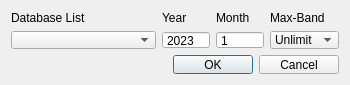
<?xml version="1.0" encoding="UTF-8"?>
<ui version="4.0">
 <author/>
 <comment/>
 <exportmacro/>
 <class>ModelDlg</class>
 <widget class="QDialog" name="ModelDlg">
  <property name="geometry">
   <rect>
    <x>0</x>
    <y>0</y>
    <width>350</width>
    <height>85</height>
   </rect>
  </property>
  <property name="minimumSize">
   <size>
    <width>350</width>
    <height>85</height>
   </size>
  </property>
  <property name="maximumSize">
   <size>
    <width>400</width>
    <height>85</height>
   </size>
  </property>
  <property name="windowTitle">
   <string>Circuit Model</string>
  </property>
  <layout class="QGridLayout" name="gridLayout">
   <item row="1" column="4">
    <widget class="QSpinBox" name="year">
     <property name="buttonSymbols">
      <enum>QAbstractSpinBox::NoButtons</enum>
     </property>
     <property name="minimum">
      <number>2020</number>
     </property>
     <property name="maximum">
      <number>9999</number>
     </property>
     <property name="value">
      <number>2023</number>
     </property>
    </widget>
   </item>
   <item row="0" column="5">
    <widget class="QLabel" name="monthLabel">
     <property name="text">
      <string>Month</string>
     </property>
    </widget>
   </item>
   <item row="1" column="1" colspan="3">
    <widget class="QComboBox" name="list"/>
   </item>
   <item row="1" column="5">
    <widget class="QSpinBox" name="month">
     <property name="buttonSymbols">
      <enum>QAbstractSpinBox::NoButtons</enum>
     </property>
     <property name="minimum">
      <number>1</number>
     </property>
     <property name="maximum">
      <number>12</number>
     </property>
    </widget>
   </item>
   <item row="0" column="4">
    <widget class="QLabel" name="yearLabel">
     <property name="text">
      <string>Year</string>
     </property>
    </widget>
   </item>
   <item row="0" column="1" colspan="3">
    <widget class="QLabel" name="dbLabel">
     <property name="text">
      <string>Database List</string>
     </property>
    </widget>
   </item>
   <item row="0" column="6">
    <widget class="QLabel" name="bandLabel">
     <property name="text">
      <string>Max-Band</string>
     </property>
    </widget>
   </item>
   <item row="2" column="1" colspan="6">
    <widget class="QDialogButtonBox" name="btnBox">
     <property name="orientation">
      <enum>Qt::Horizontal</enum>
     </property>
     <property name="standardButtons">
      <set>QDialogButtonBox::Cancel|QDialogButtonBox::Ok</set>
     </property>
    </widget>
   </item>
   <item row="1" column="6">
    <widget class="QComboBox" name="bandBox">
     <property name="sizePolicy">
      <sizepolicy hsizetype="Minimum" vsizetype="Fixed">
       <horstretch>0</horstretch>
       <verstretch>0</verstretch>
      </sizepolicy>
     </property>
     <property name="currentIndex">
      <number>0</number>
     </property>
     <item>
      <property name="text">
       <string>Unlimit</string>
      </property>
     </item>
     <item>
      <property name="text">
       <string>1MHz</string>
      </property>
     </item>
     <item>
      <property name="text">
       <string>2MHz</string>
      </property>
     </item>
     <item>
      <property name="text">
       <string>4MHz</string>
      </property>
     </item>
     <item>
      <property name="text">
       <string>8MHz</string>
      </property>
     </item>
    </widget>
   </item>
  </layout>
 </widget>
 <resources/>
 <connections>
  <connection>
   <sender>btnBox</sender>
   <signal>accepted()</signal>
   <receiver>ModelDlg</receiver>
   <slot>accept()</slot>
   <hints>
    <hint type="sourcelabel">
     <x>248</x>
     <y>254</y>
    </hint>
    <hint type="destinationlabel">
     <x>157</x>
     <y>274</y>
    </hint>
   </hints>
  </connection>
  <connection>
   <sender>btnBox</sender>
   <signal>rejected()</signal>
   <receiver>ModelDlg</receiver>
   <slot>reject()</slot>
   <hints>
    <hint type="sourcelabel">
     <x>316</x>
     <y>260</y>
    </hint>
    <hint type="destinationlabel">
     <x>286</x>
     <y>274</y>
    </hint>
   </hints>
  </connection>
 </connections>
</ui>
